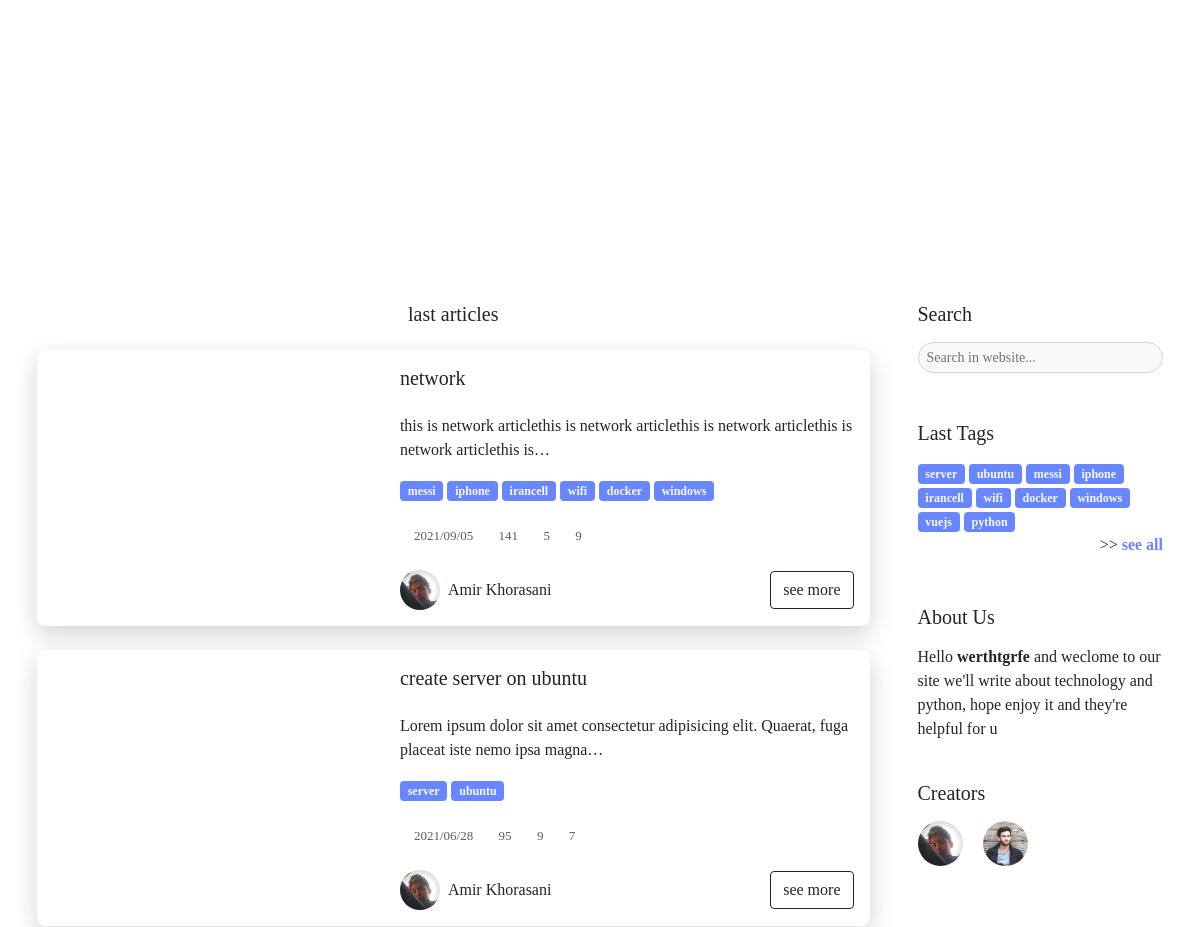
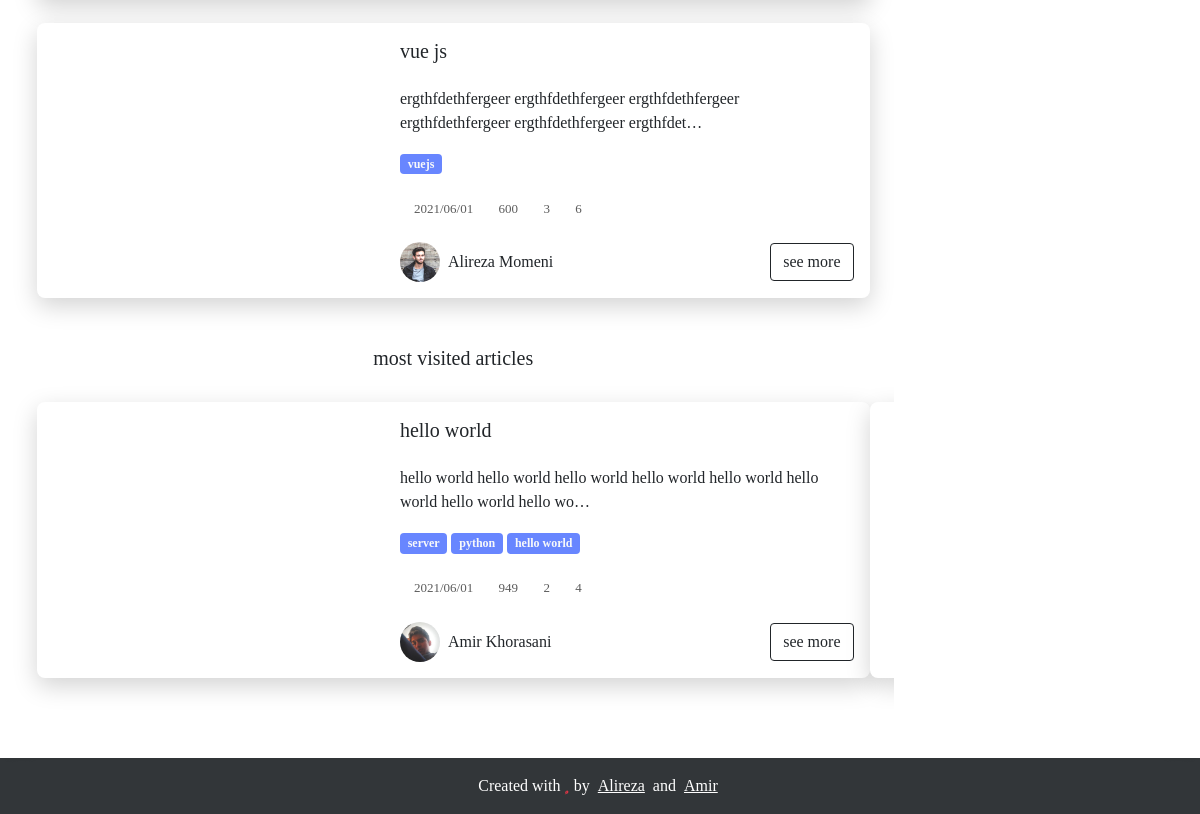
The app's page / (lower part), older data (2 pictures, top to bottom).
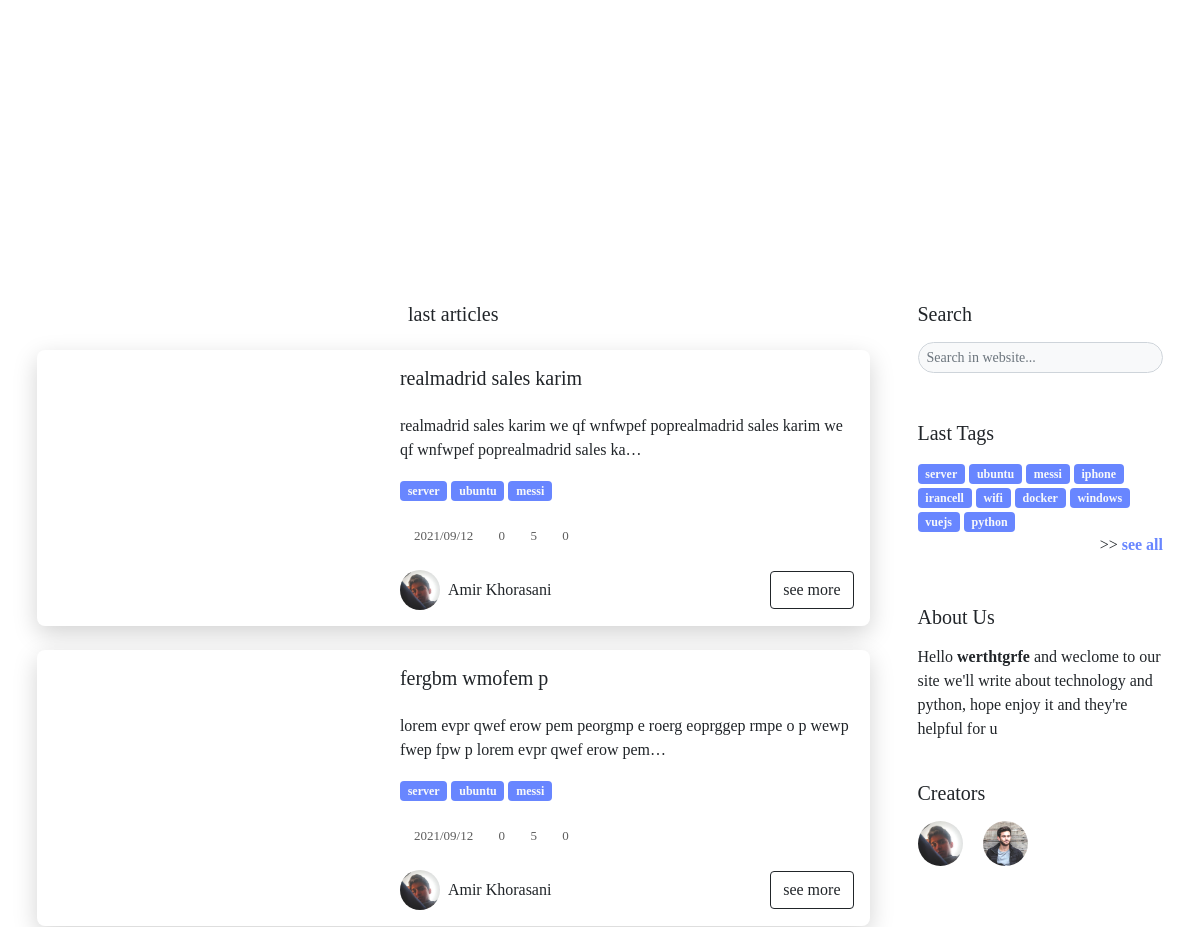
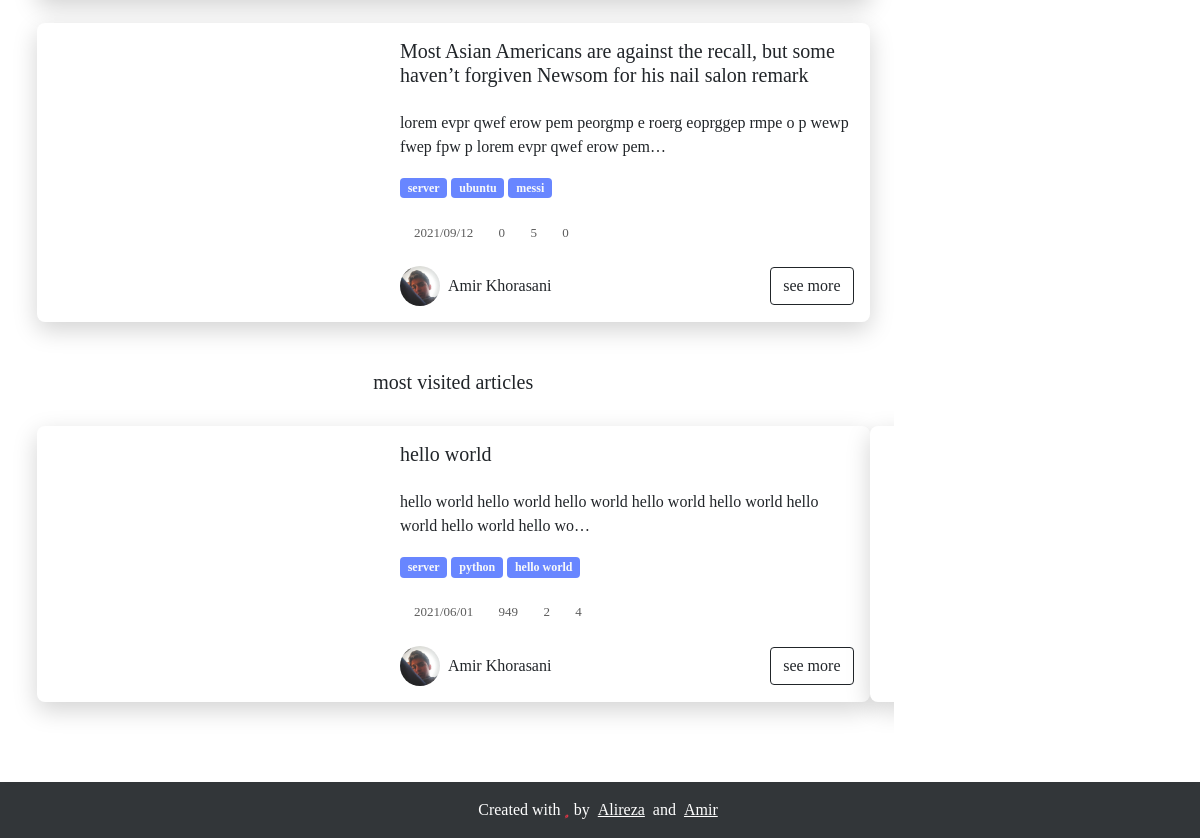
The same page, newer data (2 pictures, top to bottom).
### blog/models.py (models this page shows, shortened)
class Article(models.Model):
    title_en   = models.CharField(max_length=200) # english title
    title_fa   = models.CharField(max_length=200) # persian title
    desc_en    = models.TextField() # english description for article in home
    desc_fa    = models.TextField() # persian description for article in home
    body_en    = RichTextUploadingField() # english body
    body_fa    = RichTextUploadingField() # persian body
    slug       = models.SlugField(max_length=100,unique=True) # slug of the article
    short_slug = models.SlugField(editable=False) # auto created in auto_slug_article function
    views      = models.IntegerField(default=0) # number of views this article
    status     = models.BooleanField(default=True) # article status => true:publish , false:draft
    created    = models.DateTimeField(auto_now_add=True) # auto complete created time
    updated    = models.DateTimeField(auto_now=True) # auto compelete last update
    author     = models.ForeignKey(User,editable=False,null=True,on_delete=models.SET_NULL) # auto delete article on delete author
    category   = models.ManyToManyField(Category,blank=True,related_name='articles') # article categories
    thumbnail  = models.ImageField(upload_to='thumbnails') # article thumbnail in post card and main page
    readtime   = models.IntegerField(default=0) # suggested time for readnig the article
    class Meta:
        verbose_name_plural = 'Articles'
        ordering            = ['-created'] # for new to old sorting in admin panel
    objects = ArticleManager() # set managers for this class
    def simple_created(self):
        return self.created.strftime("%Y/%m/%d")
    simple_created.short_description = "created"

class Category(models.Model):
    name_en = CharField(max_length=100) # English name
    name_fa = CharField(max_length=100) # Persian name
    slug    = SlugField(editable=False) #auto created in auto_slug_category function
    created = DateTimeField(auto_now_add=True) # auto complete created time
    status  = BooleanField(default=True) # category status => true:publish , false:draft
    thumbnail  = models.ImageField(upload_to='categories',null=True) # article thumbnail in post card and main page
    class Meta:
        verbose_name_plural = 'Categories'
        ordering            = ['-created'] # for new to old sorting in admin panel
    objects = CategoryManager() # set managers for this class
    def simple_created(self):
        return self.created.strftime("%Y/%m/%d %H:%M")
    simple_created.short_description = "created"

class Comment(models.Model):
    admin    = models.ForeignKey(User,editable=False,default=None,null=True,on_delete=models.SET_NULL)
    article  = models.ForeignKey(Article,on_delete=models.CASCADE,related_name='comments')
    name     = CharField(max_length=50)
    desc     = RichTextField()
    created  = models.DateTimeField(auto_now_add=True)
    reply_to = models.ForeignKey('self',null=True,blank=True,on_delete=models.CASCADE,related_name='replies')
    status   = models.BooleanField(default=False) # comment status => true:publish , false:draft
    avatar   = models.ForeignKey(Avatar,on_delete=models.SET_NULL,null=True)
    class Meta:
        ordering = ('-created',)
    objects = CommentsManager()

class User(AbstractUser):
    thumbnail     = models.ImageField(upload_to='creators',default='creators/default.png')
    telegram      = models.URLField(null=True,blank=True)
    instagram     = models.URLField(null=True,blank=True)
    github        = models.URLField(null=True,blank=True)
    user_page_url = models.CharField(max_length=200)
    desc          = RichTextField(null=True)
    skills        = models.CharField(max_length=500,null=True)

### blog/views.py (the view)
# urls.py: path('',Home,name='home'),
def Home(request):
    articles_query     = Article.objects.active()     # get all active articles
    articles_latest    = articles_query.order_by('-created')[:3]  # get 3 latest articles
    articles_mostvisit = articles_query.order_by('-views')[:3]    # get 3 most visited articles
    context = {
        'latest_articles':articles_latest,
        'most_viewed_articles':articles_mostvisit,
    }
    return render(request,'home.html',context)

### blog/models.py (called while the page is built)
	def active(self):
		return self.filter(status=True)

    def active(self):
        return [item for item in self.filter(status=True) if len(item.articles.active()) > 0]

### blog/templatetags/template_tags.py (called while the page is built)
@register.simple_tag
def author_full_name(author):
    if author.first_name:
        return f'{author.first_name.capitalize()} {author.last_name.capitalize()}'
    else:
        return author.username.capitalize()

@register.simple_tag
def site_setting(value):
    try:
        return contents.data_set[value]
    except:
        pass

@register.inclusion_tag('partials/col_4_about.html')
def col_4_about():
    return {
        'col_4_about': contents.data_set['about']
    }

@register.inclusion_tag('partials/col_4_social.html')
def col_4_social():
    creators = User.objects.filter(is_superuser=True)
    return {
            'creators': creators,
        }

### template/home.html (shortened to what the changed rows need)
{% load static %}
{% load template_tags %}
<!DOCTYPE html>
<html lang="en">
<head>
    <link rel="stylesheet" href="{% static 'blog/css/swiper.min.css' %}">
    <link rel="stylesheet" href="{% static 'blog/css/bootstrap.css' %}">
    <link rel="stylesheet" href="{% static 'blog/fontawesome-free-5.15.3-web/css/all.css' %}">
    <link rel="stylesheet" href="{% static 'blog/css/custom.css' %}">
    <link rel="stylesheet" href="{% static 'blog/css/responsiv.css' %}">
    <link rel="stylesheet" href="{% static 'blog/css/pages/index.css' %}">
</head>
<body data-src="/media/img/header.jpg">
    <main class="py-5">
        <div class="container">
            <div class="row gx-md-5">
                <div class="col-md-8 col-lg-9">
                    <section>
                        {% for article in latest_articles %}
                        <div class="card rounded my-4 overflow-hidden">
                            <div class="row g-0">
                                <div class="col-lg-6 col-xl-5 p-3">
                                    <div class="img-card h-100 rounded" data-src="'{{ article.thumbnail.url }}'"></div>
                                </div>
                                <div class="col-lg-6 col-xl-7 p-3">
                                    <h5 class="pb-3">
                                        {{ article.title_en }}
                                    </h5>
                                    <p class="mb-3">
                                        {{ article.desc_en|safe|truncatechars:100 }}
                                    </p>
                                    {% for category in article.category.active %}
                                    <a href="{% url 'blog:tag' category.slug %}" class="badge bg-info text-light text-decoration-none">
                                            {{ category.name_en }}
                                        </a> {% endfor %}
                                    <div class="icons-card pt-2 mt-3">
                                        <div class="d-inline-flex w-auto align-items-center flex-wrap">
                                            <i class="fas fa-calendar"></i>
                                            <p class="m-0 ps-1 pe-2">{{ article.created|date:'Y/m/d' }}</p>
                                        </div>
                                        <div class="d-inline-flex w-auto align-items-center flex-wrap">
                                            <i class="fas fa-eye"></i>
                                            <p class="m-0 ps-1 pe-2">{{ article.views }}</p>
                                        </div>
                                        <div class="d-inline-flex w-auto align-items-center flex-wrap">
                                            <i class="fas fa-clock"></i>
                                            <p class="m-0 ps-1 pe-2">{{ article.readtime }}</p>
                                        </div>
                                        <div class="d-inline-flex w-auto align-items-center flex-wrap">
                                            <i class="fas fa-comment"></i>
                                            <p class="m-0 ps-1 pe-2">{{ article.comments.all|length }}</p>
                                        </div>
                                    </div>
                                    <div class="d-flex align-items-center justify-content-between flex-wrap">
                                        <a href="/{{ article.author.user_page_url }}" class="pe-3 text-decoration-none mt-4 text-dark d-inline-flex align-items-center">
                                            <img src="{{ article.author.thumbnail.url }}" class="img-sm rounded-pill" alt="">
                                            <div class="px-2">
                                                <span>
                                                        {% author_full_name article.author %}
                                                    </span>
                                            </div>
                                        </a>
                                        <a href="{% url 'blog:article_slug' article.slug %}" class="btn btn-outline-dark d-block ms-auto mt-4">
                                                see more
                                            </a>
                                    </div>
                                </div>
                            </div>
                        </div>
                        {% endfor %}
                    </section>
                    <section id="most_visited" class="position-relative mb-2">
                        <div class="mySwiper">
                            <div class="swiper-wrapper">
                                {% for article in most_viewed_articles %}
                                    <div class="card rounded swiper-slide w-100 my-4 overflow-hidden">
                                        <div class="row g-0">
                                            <div class="col-lg-6 col-xl-5 p-3">
                                                <div class="img-card h-100 rounded" data-src="'{{ article.thumbnail.url }}'"></div>
                                            </div>
                                            <div class="col-lg-6 col-xl-7 p-3">
                                                <h5 class="pb-3">
                                                    {{ article.title_en }}
                                                </h5>
                                                <p class="mb-3">
                                                    {{ article.desc_en|safe|truncatechars:100 }}
                                                </p>
                                                {% for category in article.category.active %}
                                                <a href="{% url 'blog:tag' category.slug %}" class="badge bg-info text-light text-decoration-none">
                                                        {{ category.name_en }}
                                                    </a> {% endfor %}
                                                <div class="icons-card pt-2 mt-3">
                                                    <div class="d-inline-flex w-auto align-items-center flex-wrap">
                                                        <i class="fas fa-calendar"></i>
                                                        <p class="m-0 ps-1 pe-2">{{ article.created|date:'Y/m/d' }}</p>
                                                    </div>
                                                    <div class="d-inline-flex w-auto align-items-center flex-wrap">
                                                        <i class="fas fa-eye"></i>
                                                        <p class="m-0 ps-1 pe-2">{{ article.views }}</p>
                                                    </div>
                                                    <div class="d-inline-flex w-auto align-items-center flex-wrap">
                                                        <i class="fas fa-clock"></i>
                                                        <p class="m-0 ps-1 pe-2">{{ article.readtime }}</p>
                                                    </div>
                                                    <div class="d-inline-flex w-auto align-items-center flex-wrap">
                                                        <i class="fas fa-comment"></i>
                                                        <p class="m-0 ps-1 pe-2">{{ article.comments.all|length }}</p>
                                                    </div>
                                                </div>
                                                <div class="d-flex align-items-center justify-content-between flex-wrap">
                                                    <a href="/{{ article.author.user_page_url }}" class="pe-3 text-decoration-none mt-4 text-dark d-inline-flex align-items-center">
                                                        <img src="{{ article.author.thumbnail.url }}" class="img-sm rounded-pill" alt="">
                                                        <div class="px-2">
                                                            <span>
                                                                    {% author_full_name article.author %}
                                                                </span>
                                                        </div>
                                                    </a>
                                                    <a href="{% url 'blog:article_slug' article.slug %}" class="btn btn-outline-dark d-block ms-auto mt-4">
                                                            see more
                                                        </a>
                                                </div>
                                            </div>
                                        </div>
                                    </div>
                                {% endfor %}
                            </div>
                        </div>
                    </section>
                </div>
                {% include 'partials/col-4.html' %}
            </div>
        </div>
    </main>
</body>
</html>

### template/partials/col_4_tags.html
{% if fix %}
    {% for category in col_4_tags %}
        <a href="{% url 'blog:tag' category.slug %}" class="badge bg-info text-light text-decoration-none">
            {{ category.name_en }}
        </a> {% endfor %} {% else %} {% for category in col_4_tags %}
        <a href="{% url 'blog:tag' category.slug %}" class="badge bg-info text-light text-decoration-none">
            {{ category.name_en }}
        </a>
    {% endfor %}
    <br>
    <div class="text-end">
        >> <a href="/tags" class="text-decoration-none text-info"><b>see all</b></a>
    </div>
{% endif %}

### template/partials/col_4_social.html
<div id='creators'>
    {% for creator in creators %}
        <a href="/{{ creator.user_page_url }}" class="text-decoration-none admin">
            <img src="{{ creator.thumbnail.url }}" class="img-sm rounded-pill me-3" alt="">
        </a>
    {% endfor %}
</div>

Row changes from the older to the newer data that the page shows:
no longer on this page (row edited): Article: title_en "network", desc_en "this is network articlethis is network articlethis is network articlethis is network articlethis is…", created "2021/09/05", views "141", readtime "5", comments.all|length "9", author.thumbnail (picture), author.last_name "Amir Khorasani", Category (name_en "messi"), Category (name_en "iphone"), Category (name_en "irancell"), Category (name_en "wifi"), Category (name_en "docker"), Category (name_en "windows"), shown under "last articles"
no longer on this page (row unchanged): Article: title_en "create server on ubuntu", desc_en "Lorem ipsum dolor sit amet consectetur adipisicing elit. Quaerat, fuga placeat iste nemo ipsa magna…", created "2021/06/28", views "95", readtime "9", comments.all|length "7", author.thumbnail (picture), author.last_name "Amir Khorasani", Category (name_en "server"), Category (name_en "ubuntu"), shown under "last articles"
no longer on this page (row edited): Article: title_en "vue js", desc_en "ergthfdethfergeer ergthfdethfergeer ergthfdethfergeer ergthfdethfergeer ergthfdethfergeer ergthfdet…", created "2021/06/01", views "600", readtime "3", comments.all|length "6", author.thumbnail (picture), author.last_name "Alireza Momeni", Category (name_en "vuejs")
added Article: title_en "realmadrid sales karim", desc_en "realmadrid sales karim we qf wnfwpef poprealmadrid sales karim we qf wnfwpef poprealmadrid sales ka…", created "2021/09/12", views "0", readtime "5", comments.all|length "0", author.thumbnail (picture), author.last_name "Amir Khorasani", Category (name_en "server"), Category (name_en "ubuntu"), Category (name_en "messi"), shown under "last articles"
added Article: title_en "fergbm wmofem p", desc_en "lorem evpr qwef erow pem peorgmp e roerg eoprggep rmpe o p wewp fwep fpw p lorem evpr qwef erow pem…", created "2021/09/12", views "0", readtime "5", comments.all|length "0", author.thumbnail (picture), author.last_name "Amir Khorasani", Category (name_en "server"), Category (name_en "ubuntu"), Category (name_en "messi"), shown under "last articles"
added Article: title_en "Most Asian Americans are against the recall, but some haven’t forgiven Newsom for his nail salon remark", desc_en "lorem evpr qwef erow pem peorgmp e roerg eoprggep rmpe o p wewp fwep fpw p lorem evpr qwef erow pem…", created "2021/09/12", views "0", readtime "5", comments.all|length "0", author.thumbnail (picture), author.last_name "Amir Khorasani", Category (name_en "server"), Category (name_en "ubuntu"), Category (name_en "messi"), shown under "last articles"
